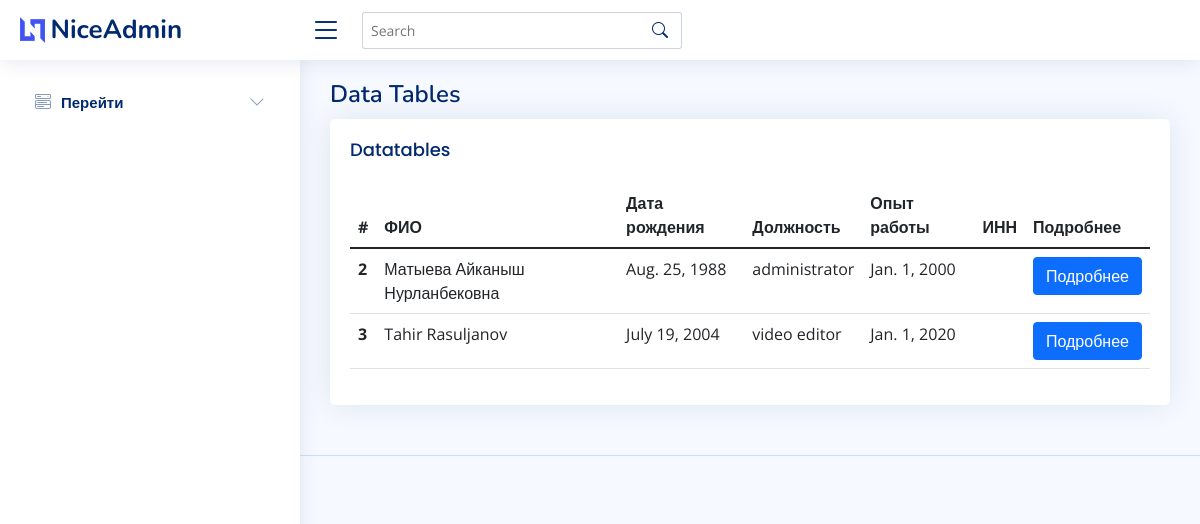
Page /worker/ on the committed database.
### main/models.py (models this page shows, shortened)
class AbstractHuman(models.Model):
    fullname = models.CharField(max_length=30)
    birth_date = models.DateField()
    class Meta:
        abstract = True

class Worker(AbstractHuman):
    work_position = models.CharField(max_length=30)
    work_experience = models.DateField()

### main/views.py (the view)
# urls.py: path('worker/', views.WorkerListView.as_view(), name='worker_list'),
class WorkerListView(ListView):
    model = Worker
    template_name = 'worker_list.html'
    def get_queryset(self):
        name = self.request.GET.get('query')
        queryset = Worker.objects.all()
        if name and name != '':
            queryset = queryset.filter(fullname__icontains=name)
        return queryset

### main/templates/worker_list.html
{% extends 'base.html' %}
{% load crispy_forms_tags %}
{% block content %}
<section class="section">
  <div class="row">
    <div class="col-lg-12">
      <div class="card">
        <div class="card-body">
          <h5 class="card-title">Datatables</h5>
          <table class="table datatable">
            <thead>
              <tr>
                <th scope="col">#</th>
                <th scope="col">ФИО</th>
                <th scope="col">Дата рождения</th>
                <th scope="col">Должность</th>
                <th scope="col">Опыт работы</th>
                <th scope="col">ИНН</th>
                <th scope="col">Подробнее</th>
              </tr>
            </thead>
            <tbody>
              {% for worker in object_list %}
              <tr>
                <th scope="row">{{worker.id}}</th>
                <td>{{worker.fullname}}</td>
                <td>{{worker.birth_date}}</td>
                <td>{{worker.work_position}}</td>
                <td>{{worker.work_experience}}</td>
                <td>{{worker.document.inn}}</td>
                <td><a href="{% url 'worker_detail' worker.id %}" class="btn btn-primary"> Подробнее </a></td>
              </tr>
              {% endfor %}
            </tbody>
          </table>
        </div>
      </div>
    </div>
  </div>
</section>
{% endblock content %}

### main/templates/base.html (shortened to what this page needs)
{% load static %}
<!DOCTYPE html>
<html lang="en">
<head>
  <link href="{% static 'vendor/bootstrap/css/bootstrap.min.css' %}" rel="stylesheet">
  <link href="{% static 'vendor/bootstrap-icons/bootstrap-icons.css' %}" rel="stylesheet">
  <link href="{% static 'vendor/boxicons/css/boxicons.min.css' %}" rel="stylesheet">
  <link href="{% static 'vendor/quill/quill.snow.css' %}" rel="stylesheet">
  <link href="{% static 'vendor/quill/quill.bubble.css' %}" rel="stylesheet">
  <link href="{% static 'vendor/remixicon/remixicon.css' %}" rel="stylesheet">
  <link href="{% static 'vendor/simple-datatables/style.css' %}" rel="stylesheet">
  <link href="{% static 'css/style.css' %}" rel="stylesheet">
</head>
<body>
  <header id="header" class="header fixed-top d-flex align-items-center">
    <div class="d-flex align-items-center justify-content-between">
      <a href="index.html" class="logo d-flex align-items-center">
        <img src="assets/img/logo.png" alt="">
        <span class="d-none d-lg-block">NiceAdmin</span>
      </a>
      <i class="bi bi-list toggle-sidebar-btn"></i>
    </div>
    <div class="search-bar">
      <form class="search-form d-flex align-items-center" method="GET" action="{% url 'worker_list' %}">
        <input type="text" name="query" placeholder="Search" title="Enter search keyword">
        <button type="submit" title="Search"><i class="bi bi-search"></i></button>
      </form>
    </div>
  </header>
  <aside id="sidebar" class="sidebar">
    <ul class="sidebar-nav" id="sidebar-nav">
      <li class="nav-item">
        <a class="nav-link collapsed" data-bs-target="#components-nav" data-bs-toggle="collapse" href="#">
          <i class="bi bi-menu-button-wide"></i><span>Перейти</span><i class="bi bi-chevron-down ms-auto"></i>
        </a>
      </li>
    </ul>
  </aside>
  <main id="main" class="main">
    <div class="pagetitle">
      <h1>Data Tables</h1>
    </div>
    {% block content %}
    {% endblock content %}
  </main>
  <footer id="footer" class="footer">
  </footer>
</body>
</html>

### main/static/css/style.css (style rules this page uses)
:root { scroll-behavior: smooth; }
body { font-family: "Open Sans", sans-serif; background: #f6f9ff; color: #444444; }
a { color: #4154f1; text-decoration: none; }
h1, h2, h3, h4, h5, h6 { font-family: "Nunito", sans-serif; }
#main { margin-top: 60px; padding: 20px 30px; transition: all 0.3s; }
.pagetitle { margin-bottom: 10px; }
.pagetitle h1 { font-size: 24px; margin-bottom: 0; font-weight: 600; color: #012970; }
.card { margin-bottom: 30px; border: none; border-radius: 5px; box-shadow: 0px 0 30px rgba(1, 41, 112, 0.1); }
.card-title { padding: 20px 0 15px 0; font-size: 18px; font-weight: 500; color: #012970; font-family: "Poppins", sans-serif; }
.card-body { padding: 0 20px 20px 20px; }
.logo { line-height: 1; }
@media (min-width: 1200px) { .logo { width: 280px; } }
.logo img { max-height: 26px; margin-right: 6px; }
.logo span { font-size: 26px; font-weight: 700; color: #012970; font-family: "Nunito", sans-serif; }
.header { transition: all 0.5s; z-index: 997; height: 60px; box-shadow: 0px 2px 20px rgba(1, 41, 112, 0.1); background-color: #fff; padding-left: 20px; }
.header .toggle-sidebar-btn { font-size: 32px; padding-left: 10px; cursor: pointer; color: #012970; }
.header .search-bar { min-width: 360px; padding: 0 20px; }
.header .search-form { width: 100%; }
.header .search-form input { border: 0; font-size: 14px; color: #012970; border: 1px solid rgba(1, 41, 112, 0.2); padding: 7px 38px 7px 8px; border-radius: 3px; transition: 0.3s; width: 100%; }
.header .search-form button { border: 0; padding: 0; margin-left: -30px; background: none; }
.header .search-form button i { color: #012970; }
.sidebar { position: fixed; top: 60px; left: 0; bottom: 0; width: 300px; z-index: 996; transition: all 0.3s; padding: 20px; overflow-y: auto; scrollbar-width: thin; scrollbar-color: #aab7cf transparent; box-shadow: 0px 0px 20px rgba(1, 41, 112, 0.1); background-color: #fff; }
@media (min-width: 1200px) { #main, #footer { margin-left: 300px; } }
.sidebar-nav { padding: 0; margin: 0; list-style: none; }
.sidebar-nav li { padding: 0; margin: 0; list-style: none; }
.sidebar-nav .nav-item { margin-bottom: 5px; }
.sidebar-nav .nav-link { display: flex; align-items: center; font-size: 15px; font-weight: 600; color: #4154f1; transition: 0.3; background: #f6f9ff; padding: 10px 15px; border-radius: 4px; }
.sidebar-nav .nav-link i { font-size: 16px; margin-right: 10px; color: #4154f1; }
.sidebar-nav .nav-link.collapsed { color: #012970; background: #fff; }
.sidebar-nav .nav-link.collapsed i { color: #899bbd; }
.sidebar-nav .nav-link .bi-chevron-down { margin-right: 0; transition: transform 0.2s ease-in-out; }
.footer { padding: 20px 0; font-size: 14px; transition: all 0.3s; border-top: 1px solid #cddfff; }

### rows in the picture
Worker: id "2", fullname "Матыева Айканыш Нурланбековна", birth_date "Aug. 25, 1988", work_position "administrator", work_experience "Jan. 1, 2000"
Worker: id "3", fullname "Tahir Rasuljanov", birth_date "July 19, 2004", work_position "video editor", work_experience "Jan. 1, 2020"
